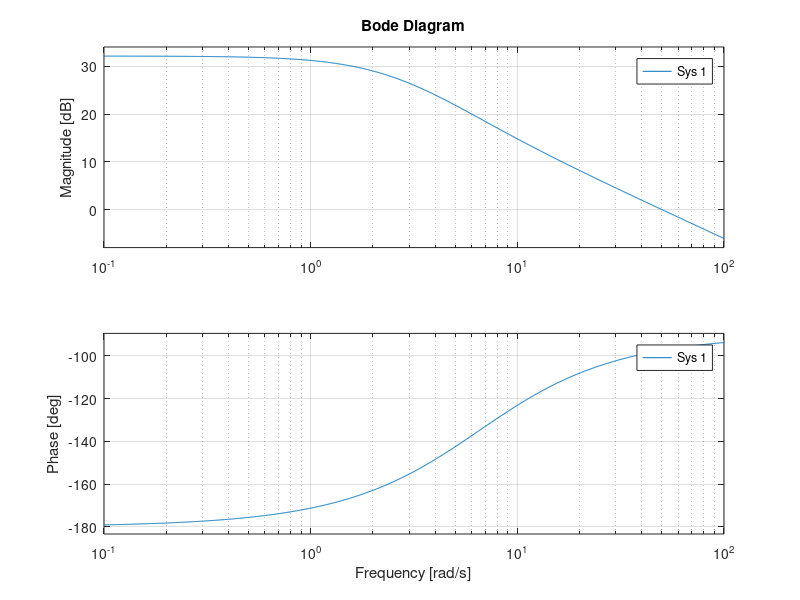
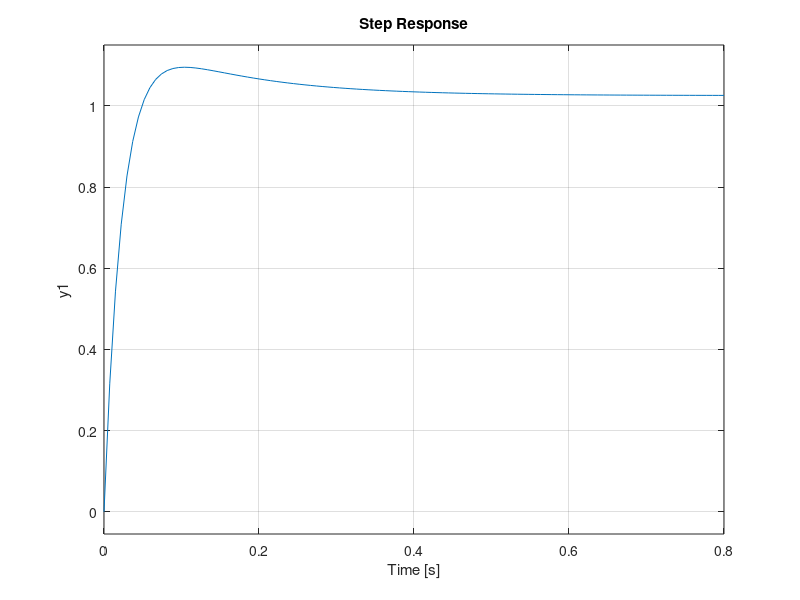

Reproduce these figures in MATLAB, in order.
%this program design the PD controller for balance control using the
%inverted pendulum model
%Author: Jake Chung
%Spring 2020 (COVID19)

clear
close all
clc

%% Define physical parameters.
m = 82; %mass in kg
R = 0.05; %radius of the cylinder in meters
L = 1.83; %length of the cylinder in meters
phi = 80; %angle of the muscle attachment
a = 0.1; %length of the base of the cylinder to the attachment of the muscle m
b = 0.3; %damping of the inverted pendulum
I = 1/4*m*R^2+1/3*m*L^2;
d = a*sind(phi);
g = 9.81;

%% define the transfer function
s = tf('s');
Gp = 1/(I/d*s^2+b/d*s-m/d*g*L/2);

h = figure;
subplot(3,1,1)
bode(Gp)
grid on
%% Design the PD controller by finding the P and D constants
Kd = 46254;
% Kp = 1.583;
KpKd_ratio = 6.534;
Gc = Kd*(KpKd_ratio + s);
G = feedback(Gc*Gp,1);

subplot(3,1,2)
bode(Gc)
grid on

subplot(3,1,3)
bode(Gc*Gp)
grid on

set(h,'Position',[1,41,700,1200]);

hh = figure;
subplot(2,1,1)
pzmap(Gp)
subplot(2,1,2)
step(G)
grid on

set(hh,'Position',[800,41,700,1200]);
%% simulate the response
% endSim = 2;
% t = 0:0.001:endSim;
% u = zeros(1,length(t));
% u(1:round(1/5*length(t))) = 100;
% figure
% lsim(G,u,t)
